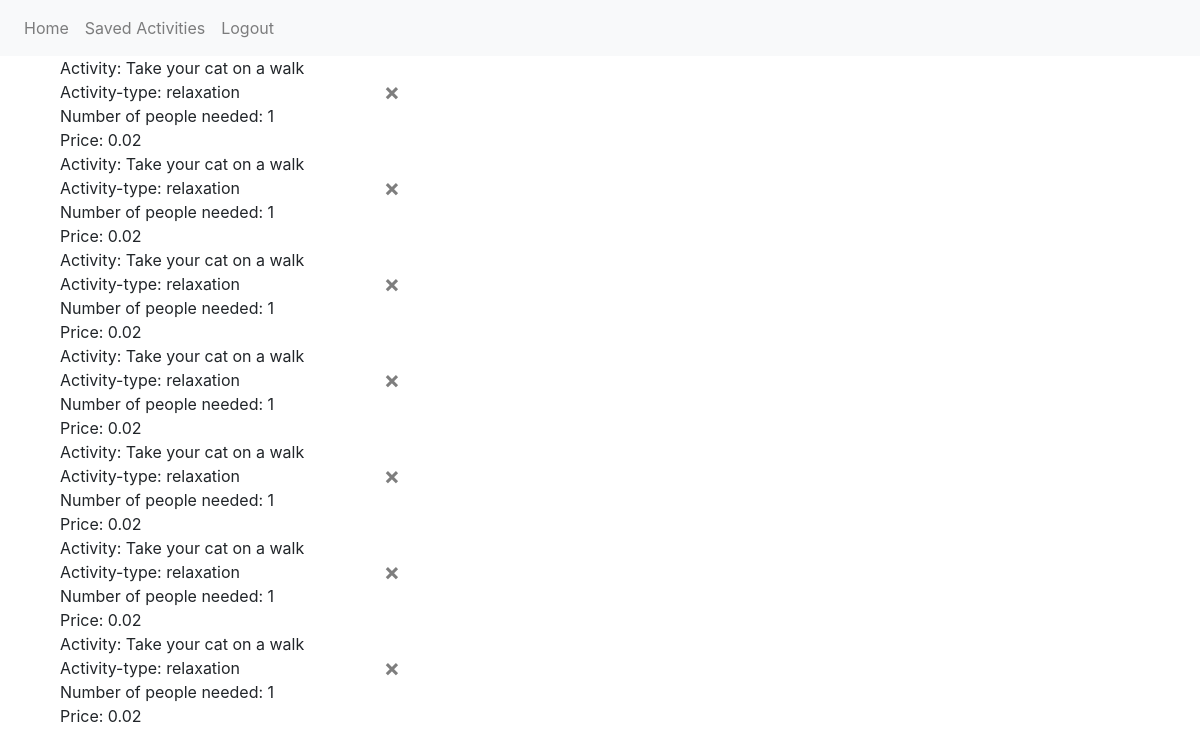
The app's page /saved (signed in) with its own data.
### models.py (models this page shows)
class UserActivity(db.Model):
    id = db.Column( db.Integer, primary_key = True, autoincrement = True )
    uid = db.Column( db.Integer, db.ForeignKey('user.id'), nullable = False )
    aid = db.Column( db.Integer, db.ForeignKey('activity.id'), nullable = False )

class Activity(db.Model):
    __tablename__ = 'activity'
    id = db.Column(INTEGER(unsigned=True), primary_key=True, unique=True)
    activity = db.Column(db.String(500), nullable=False)
    type = db.Column(db.String(255), nullable=False)
    participants = db.Column(db.Integer)
    price = db.Column(db.Integer)
    link = db.Column(db.String(500), nullable=True)
    activities = db.relationship('UserActivity', lazy = True, backref = 'activity')

### views.py (the view)
@views.route('/saved', methods=['GET', 'POST'])
@login_required
def saved():
    if 'aid' in request.args:
        aid = int( request.args.get('aid') )
        ua = UserActivity( uid = current_user.id, aid = aid )
        db.session.add( ua )
        db.session.commit()
    print("yippie")
    return render_template( 'saved.html', user=current_user, data= UserActivity.query.all() )

### __init__.py (called while the page is built)
def create_app():
    app = Flask(__name__)
    app.config['SECRET_KEY'] = 'Jesus'
    app.config['SQLALCHEMY_DATABASE_URI'] = f'sqlite:///{DB_NAME}'
    app.config['SQLALCHEMY_TRACK_MODIFICATIONS'] = True
    db.init_app(app)
    migrate.init_app(app, db)
    from .views import views
    from .auth import auth
    from .controllers import controllers
    app.register_blueprint(views, url_prefix='/')
    app.register_blueprint(auth, url_prefix='/')
    app.register_blueprint(controllers, url_prefix='/')
    from .models import User
    create_database(app)
    login_manager = LoginManager()
    login_manager.login_view = 'auth.login'
    login_manager.init_app(app)
    @login_manager.user_loader
    def load_user(id):
        return User.query.get(int(id))
    return app

### templates/saved.html (shortened to what this page needs)
{% extends "base.html" %} {% block title %}Saved{% endblock %}
{% block content %}
    <div id='body'>
        <div id='saved_notes'>
            {% if data %}
                {%for ua in data%}
                    <div class="container">
                        <div class="row">
                            <div class="col-sm-4">
                                <form method='DELETE'>
                                    <div id="act-{{ua.id}}">
                                        <div style='width: 420px; word-wrap: break-word;'>
                                            <span>Activity: </span>{{ ua.activity [ 'activity' ] }}
                                        </div>
                                        <button type='button' class='close' onclick="deleteNote(`{{ua.id}}`)">
                                            &times;
                                        </button>
                                        <div><span>Activity-type: </span>{{ ua.activity[ 'type' ] }}</div>
                                        <div><span>Number of people needed: </span>{{ ua.activity['participants'] }}</div>
                                        <div><span>Price: </span>{{ ua.activity['price'] }}</div>
                                    </div>
                                </form>
                            </div>
                        </div>
                    </div>
                {% endfor %}
            {% endif %}
    </div>
{% endblock %}

### templates/base.html (shortened to what this page needs)
<!DOCTYPE html>
<html lang='en'>
    <head>
        <link rel="stylesheet" href="https://stackpath.bootstrapcdn.com/bootstrap/4.3.1/css/bootstrap.min.css"
>
        <link rel='stylesheet' href='.\static\css\main.css'>
    </head>
    <body>
        <nav class='navbar navbar-expand-lg navbar-light bg-light'>
            <div class='collapse navbar-collapse' id='navbar'>
                <div class='navbar-nav'>
                    {% if user.is_authenticated %}
                    <a class='nav-item nav-link' id='home' href='/'>Home</a>
                    <a class='nav-item nav-link' id='logout' href='/saved'>Saved Activities</a>
                    <a class='nav-item nav-link' id='logout' href='/logout'>Logout</a>
                    {% else %}
                    <a class='nav-item nav-link' id='login' href='/login'>Login</a>
                    <a class='nav-item nav-link' id='signUp' href='/signup'>Sign Up</a>
                    {% endif %}
                </div>
            </div>
        </nav>
        <div class='container'>
            {% block content %}{% endblock %}
        </div>
    </body>
</html>

### records on screen
UserActivity: activity "Take your cat on a walk", type "relaxation", activity.participants "1", activity.price "0.02"
UserActivity: activity "Take your cat on a walk", type "relaxation", activity.participants "1", activity.price "0.02"
UserActivity: activity "Take your cat on a walk", type "relaxation", activity.participants "1", activity.price "0.02"
UserActivity: activity "Take your cat on a walk", type "relaxation", activity.participants "1", activity.price "0.02"
UserActivity: activity "Take your cat on a walk", type "relaxation", activity.participants "1", activity.price "0.02"
UserActivity: activity "Take your cat on a walk", type "relaxation", activity.participants "1", activity.price "0.02"
UserActivity: activity "Take your cat on a walk", type "relaxation", activity.participants "1", activity.price "0.02"
